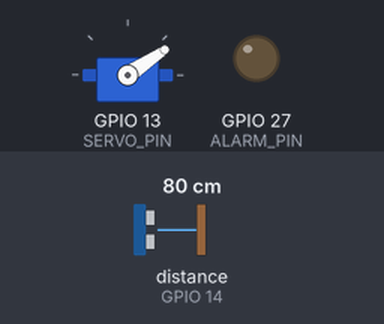
This sketch was run on a simulated ESP32. On the bench: servo, output pins drawn as LEDs (lit = HIGH). Wiring (inferred from the names in the program): ultrasonic range finder: trigger GPIO 12; echo GPIO 14. The test bench sets the inputs (shaded band); at power-on: distance to the obstacle (sensor on GPIO 14) 80 cm. The echo pulse lasts 58.3 µs per cm; pins used as bus, display or sensor lines are not drawn; what the sketch prints to the serial monitor is not drawn.

Above: at 1.2 s.
1.3 s: distance to the obstacle (sensor on GPIO 14) set to 32 cm
4.3 s: distance to the obstacle (sensor on GPIO 14) set to 27 cm
At 4.67 s:
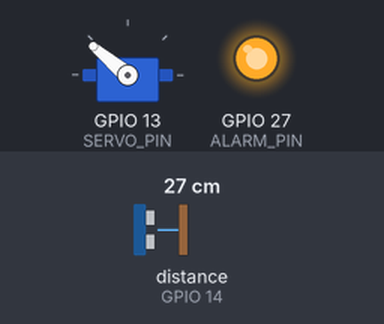
7.3 s: distance to the obstacle (sensor on GPIO 14) set to 250 cm
At 7.9 s:
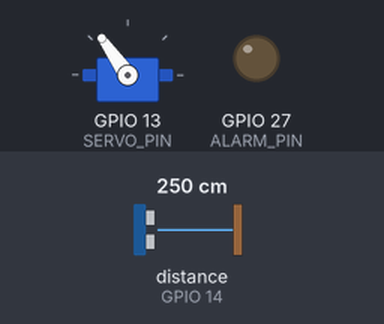
10.3 s: distance to the obstacle (sensor on GPIO 14) set to 2 cm
At 10.75 s:
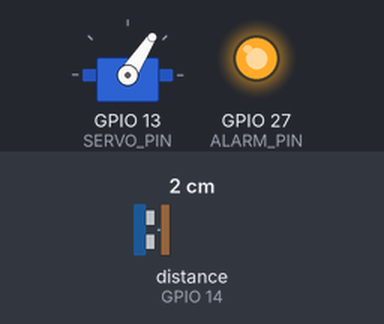
16.3 s: distance to the obstacle (sensor on GPIO 14) set to 120 cm
At 17.17 s:
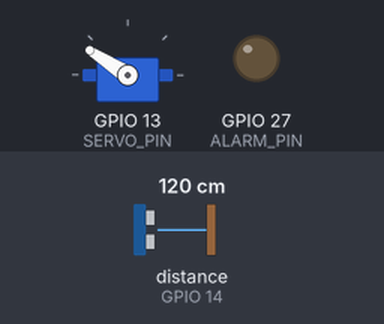
Timing chart, 0 to 20.3 s (numbered marks = the images above; inputs shaded):
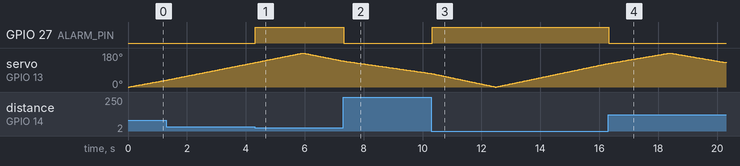

The sketch:

radar_system.ino
```cpp
#include <ESP32Servo.h>

const int TRIG_PIN   = 12;
const int ECHO_PIN   = 14;
const int SERVO_PIN  = 13;
const int ALARM_PIN  = 27;

const int ALERT_THRESHOLD_CM = 30;
Servo radarServo;

int currentAngle = 0;
int sweepDirection = 1;

float getDistance() {
  digitalWrite(TRIG_PIN, LOW);
  delayMicroseconds(2);
  digitalWrite(TRIG_PIN, HIGH);
  delayMicroseconds(10);
  digitalWrite(TRIG_PIN, LOW);

  long duration = pulseIn(ECHO_PIN, HIGH, 30000);
  if (duration == 0) return 400.0;
  return (duration * 0.0343) / 2.0;
}

void setup() {
  Serial.begin(115200);
  pinMode(TRIG_PIN, OUTPUT);
  pinMode(ECHO_PIN, INPUT);
  pinMode(ALARM_PIN, OUTPUT);

  ESP32PWM::allocateTimer(0);
  radarServo.setPeriodHertz(50);
  radarServo.attach(SERVO_PIN, 500, 2400);
}

void loop() {
  radarServo.write(currentAngle);
  delay(30);

  float distance = getDistance();

  if (distance < ALERT_THRESHOLD_CM) {
    digitalWrite(ALARM_PIN, HIGH);
  } else {
    digitalWrite(ALARM_PIN, LOW);
  }

  // Sends raw data formatted specifically for Processing: angle,distance.
  Serial.print(currentAngle);
  Serial.print(",");
  Serial.print(distance);
  Serial.print(".");

  currentAngle += sweepDirection;
  if (currentAngle >= 180 || currentAngle <= 0) {
    sweepDirection *= -1;
  }
}
```

Measured:
- the behaviour switches between 31 and 30 cm on distance to the obstacle (sensor on GPIO 14) (found by bisection; images 0 and 1)
- after the input at 4.3 s, GPIO 27 (ALARM_PIN): LOW → HIGH at once
- after the input at 7.3 s, GPIO 27 (ALARM_PIN): HIGH → LOW at once
- after the input at 10.3 s, GPIO 27 (ALARM_PIN): LOW → HIGH at once
- after the input at 16.3 s, GPIO 27 (ALARM_PIN): HIGH → LOW at once
